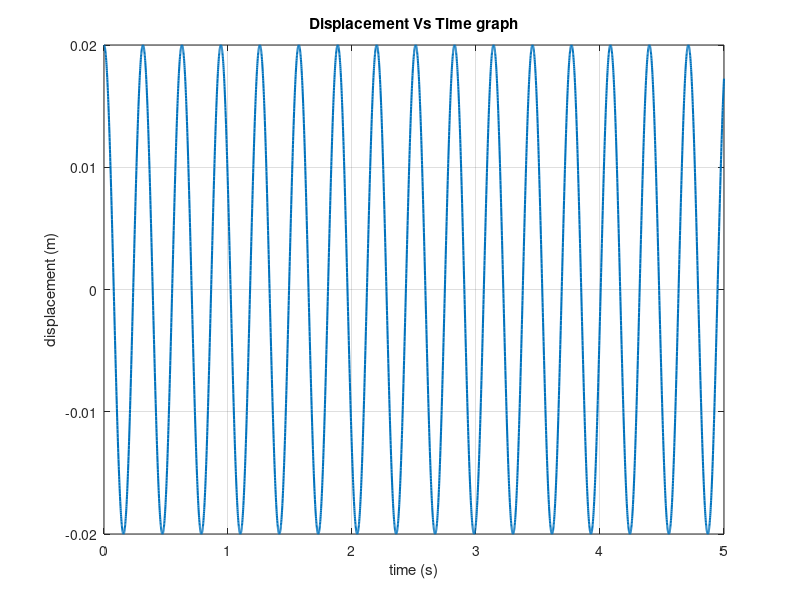

MATLAB code to generate this figure:
k = 2000;
m = 5;
x0 = 0.02;
v0 = 0;

%% 1.1 Natural Angular Frequency.
wn = sqrt(k/m);
t = 0:0.001:5;

%% 1.2 Displacement of the system.
x = x0*cos(wn*t);

%% 1.3 Plotting Displacement Vs Time graph
figure;
plot(t,x,'LineWidth',1.5);
xlabel('time (s)'); ylabel('displacement (m)');
title('Displacement Vs Time graph');
grid on;
